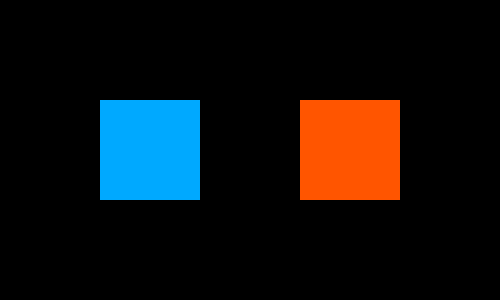
Frame 1 (no input)
Frame 60 (the mouse pressed at the canvas centre just before this capture): identical to frame 1, image omitted
Frame 120 (the mouse held since frame 60 and released just before this capture): identical to frame 1, image omitted

The Processing sketch that drew this single still picture (run headless with seeded random() and noise(); from frame 60 on, the mouse is pressed at the canvas centre):

// Processing sketch: algebra_booleana_exercicio2
// ── algebra_booleana_exercicio2.pde
void setup() {
  size(500, 300);
  
  colorMode(HSB, 360, 100, 100);
  noStroke();
}

void draw() {
  background(0, 0, 0);
  if (mouseX > 100 && mouseX < 200 && mouseY > 100 && mouseY < 200) {
    background(200, 100, 100);
  } else if (mouseX < 600 && mouseX > 300 && mouseY > 100 && mouseY < 200) {
    background(20, 100, 100);
  }
  
  fill(200, 100, 100);
  rect(100, 100, 100, 100);

  fill(20, 100, 100);
  rect(300, 100, 100, 100);
}
